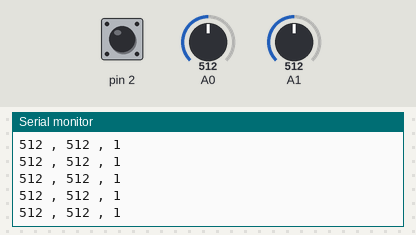
The sketch below on a simulated Arduino Uno, built with avr-gcc and run on an emulated ATmega328P. On the bench: the last lines printed to the serial monitor. The inputs (shaded band) are chosen by the test bench; at power-on: A0 = 512, A1 = 512, pin 2 HIGH.

Above: at 1.2 s.
1.3 s: A0 set to 716
At 1.41 s:
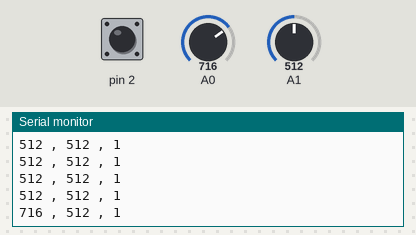
2.8 s: A1 set to 716
At 2.82 s:
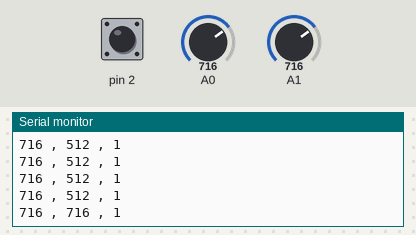
4.3 s: pin 2 pulled LOW for 0.15 s
At 4.33 s:
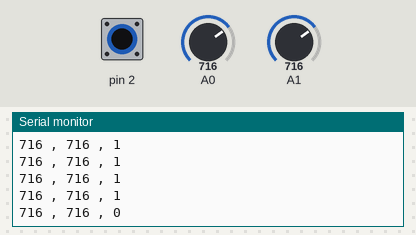
5.9 s: A0 set to 900
At 5.94 s:
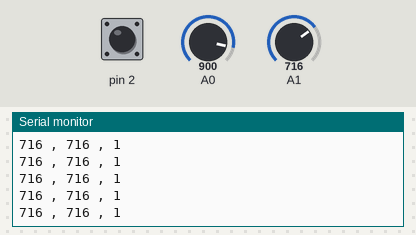
7.4 s: A1 set to 1023
At 7.45 s:
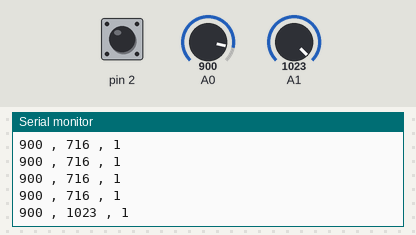
10.4 s: pin 2 pulled LOW for 1 s
At 10.48 s:
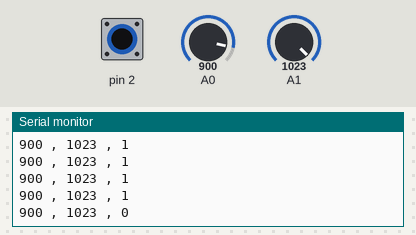
Timing chart, 0 to 13.4 s (numbered marks = the images above; inputs shaded):
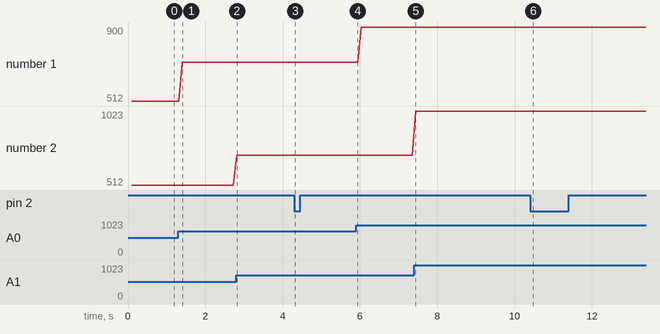

The sketch:

practicemouse.ino
```cpp
// Global variables:
int lastButtonState = LOW;            // state of the button last time you checked
boolean mouseIsActive = false;    // whether or not the Arduino is controlling the mouse
 int lastButton2State = LOW;
void setup() {
  // initialize serial communication:
  Serial.begin(9600);
pinMode(2, INPUT_PULLUP);
}

void loop() {
  // read the analog sensors:
  int sensor1 = analogRead(A0);
  delay(100);
  int sensor2 = analogRead(A1);

//  int xAxis = map(sensor1, 1, 1023,-5 , 5);
//  int yAxis = map(sensor2, 1, 1023, -5, 5);
//
// // print their values. Remove this when you have things working:
  Serial.print(sensor1);
  Serial.print(" , ");
  Serial.print(sensor2);
    Serial.print(" , ");
  // read the first pushbutton:
  int buttonState = digitalRead(2);
  Serial.println(buttonState);

  // if it's changed and it's high, toggle the mouse state:
  if (buttonState != lastButtonState) {
    if (buttonState == HIGH) {
      // if mouseIsActive is true, make it false;
      // if it's false, make it true:
      mouseIsActive = !mouseIsActive;
      //Serial.print("Mouse control state: ");
     // Serial.println(mouseIsActive);
    }
  }
  // save button state for next comparison:
  lastButtonState = buttonState;
//
//  // read the analog sensors:
//  int sensor1 = analogRead(A0);
//  delay(1);
//  int sensor2 = analogRead(A1);
//  // print their values. Remove this when you have things working:
//  Serial.print(sensor1);
//  Serial.print("  ");
//  Serial.println(sensor2);
//}


if (mouseIsActive == true) {
    // read the second pushbutton:
    int button2State = digitalRead(2);

    // if it's changed and it's high, toggle the mouse state:
    if (button2State != lastButton2State) {
      if (button2State == LOW) {
        //Serial.println("mouse pressed");
      }
      else {
        //Serial.println("mouse released");
      }
    }
    // save second button state for next comparison:
    lastButton2State = button2State;
  }
//
//      Serial.print("\r");
//    Serial.print("\n");
}
```

Measured:
- after the input at 1.3 s, the serial monitor: prints a new line after 0.11 s (image 1)
- after the input at 2.8 s, the serial monitor: prints a new line at once (image 2)
- after the input at 4.3 s, the serial monitor: prints a new line at once (image 3)
- after the input at 7.4 s, the serial monitor: prints a new line after 0.05 s (image 5)
- after the input at 10.4 s, the serial monitor: prints a new line after 0.07 s (image 6)
- plotted number 1: 512 → 716 after the input at 1.3 s, 716 → 900 after the input at 5.9 s
- plotted number 2: 716 → 1023 after the input at 7.4 s
